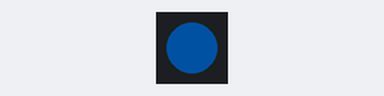
A sketch run on a simulated Arduino Uno, built with avr-gcc and run on an emulated ATmega328P. On the bench: 1 RGB LEDs in strip order, left to right. Dim RGB values are drawn brighter than linear; what the sketch prints to the serial monitor is not drawn.

Above: at 0.1 s.
At 2.75 s:
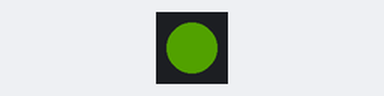
At 7.88 s:
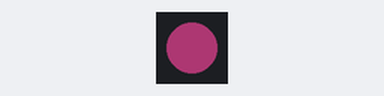
Timing chart, 0 to 9.1 s (numbered marks = the images above):
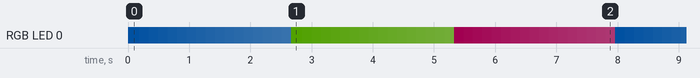

The sketch:

NeoPixel4.ino
```cpp
#include <Arduino.h>
#include <Adafruit_NeoPixel.h>

const int STRIPLENGTH = 1;
const int PIN = 12;
  // Parameter 1 = number of pixels in strip
  // Parameter 2 = pin number (most are valid)
  // Parameter 3 = pixel type flags, add together as needed:
  //   NEO_KHZ800  800 KHz bitstream (most NeoPixel products w/WS2812 LEDs)
  //   NEO_KHZ400  400 KHz (classic 'v1' (not v2) FLORA pixels, WS2811 drivers)
  //   NEO_GRB     Pixels are wired for GRB bitstream (most NeoPixel products)
  //   NEO_RGB     Pixels are wired for RGB bitstream (v1 FLORA pixels, not v2)
Adafruit_NeoPixel strip = Adafruit_NeoPixel(STRIPLENGTH, PIN, NEO_GRB + NEO_KHZ800);
void setup() {
  Serial.begin(115200);
  Serial.println("Setting up the business");
  strip.begin();
  strip.setBrightness(50);
  Serial.println("Strip begin");
  strip.show();
}

int color1 = 0;
int color2 = 85;
int color3 = 170;
void loop() {
  Serial.print("Color 1: ");
  Serial.println(color1);
  Serial.print("Color 2: ");
  Serial.println(color2);
  Serial.print("Color 3: ");
  Serial.println(color3);
  strip.setPixelColor(0, color1, color2, color3);
  strip.show();
  color1++;
  color2++;
  color3++;
  if (color1 > 255) {
    color1 = 0;
  }
  if (color2 > 255) {
    color2 = 0;
  }
  if (color3 > 255) {
    color3 = 0;
  }
  delay(30);
}
```

Measured:
- by itself, everything shown: repeats every 7.9 s, in 51 steps
